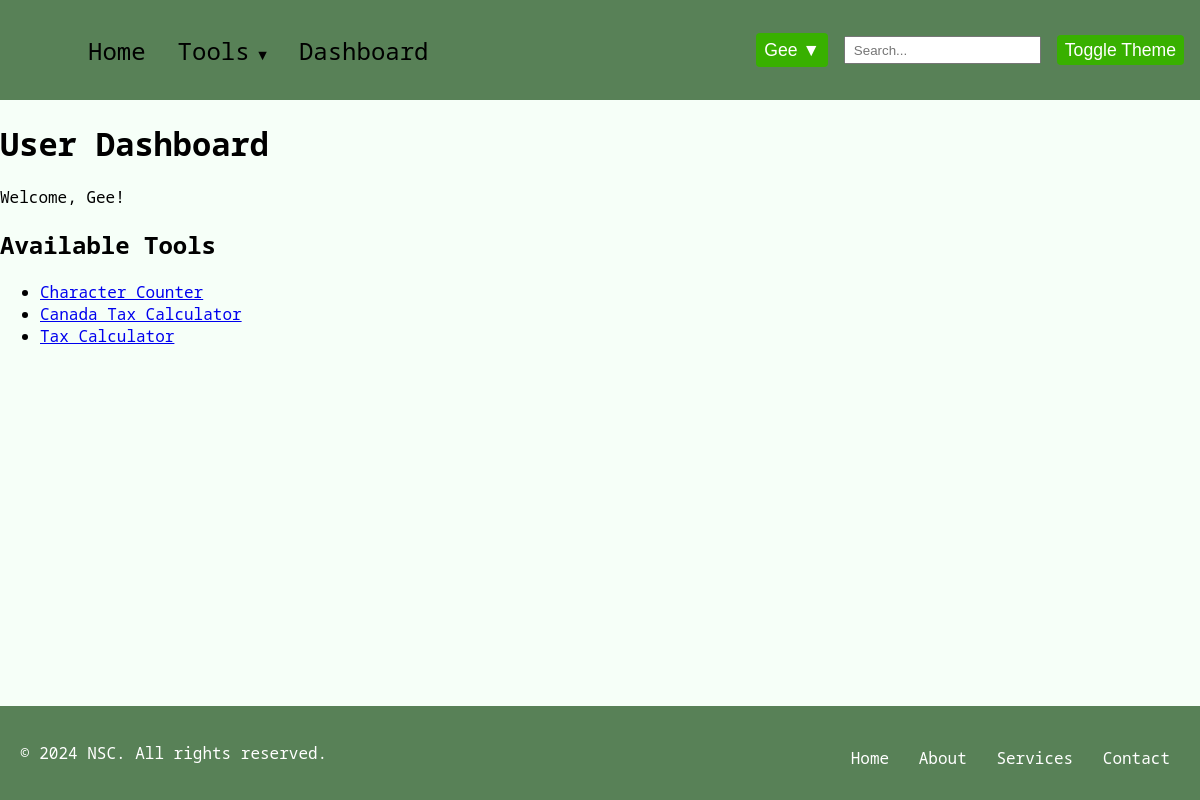
Page /user_dashboard (signed in) on the committed database.
### model/model.py (models this page shows, shortened)
class ToolAccess(db.Model):
    __tablename__ = "tool_access"
    id = db.Column(db.Integer, primary_key=True, autoincrement=True)
    user_id = db.Column(db.Integer, db.ForeignKey("users.id"), nullable=False)
    tool_name = db.Column(db.String(100), nullable=False)
    user = db.relationship("User", back_populates="tool_access")

### main.py (the view)
    @app.route("/user_dashboard", methods=["GET"])
    def user_dashboard():
        logging.debug("Entering user_dashboard route")
        if "logged_in" not in session:
            logging.debug("User not logged in, redirecting to login")
            return redirect(url_for("login"))
        role = session.get("role")
        logging.debug(f"User role: {role}")
        if role == "admin":
            logging.debug("Redirecting admin to admin_dashboard")
            return redirect(url_for("admin_dashboard"))
        elif role == "super_admin":
            logging.debug("Redirecting super_admin to superadmin_dashboard")
            return redirect(url_for("superadmin_dashboard"))
        username = session.get("username")
        logging.debug(f"Username: {username}")
        user = User.query.filter_by(username=username).first()
        if user:
            user_tools = [access.tool_name for access in ToolAccess.query.filter_by(user_id=user.id).all()]
            logging.debug(f"User tools: {user_tools}")
            session["user_tools"] = user_tools  # Update session
            return render_template("user_dashboard.html", user=user, user_tools=user_tools)
        else:
            logging.error(f"User not found for username: {username}")
            flash("User not found. Please log in again.", "error")
            return redirect(url_for("logout"))

### templates/user_dashboard.html (shortened to what this page needs)
{% extends "base.html" %}
{% block content %}
    <h1>User Dashboard</h1>
    <p>Welcome, {{ session['username'] }}!</p>
    <h2>Available Tools</h2>
    <ul>
    {% for tool in user_tools %}
        <li><a href="{{ url_for('check_tool_access', tool_name=tool) }}">{{ tool }}</a></li>
    {% endfor %}
    </ul>
{% endblock %}

### static/css/base.css (style rules this page uses)
html, body { height: 100%; margin: 0; display: flex; flex-direction: column; }
.light-theme { font-family: 'Noto Sans Mono', monospace; background-color: #f6fff8; }

### rows in the picture
ToolAccess: tool_name "Character Counter"
ToolAccess: tool_name "Canada Tax Calculator"
ToolAccess: tool_name "Tax Calculator"

### other values in the picture
{{ session.get('username', 'User') }} "Gee"
{{ session['username'] }} "Gee"
